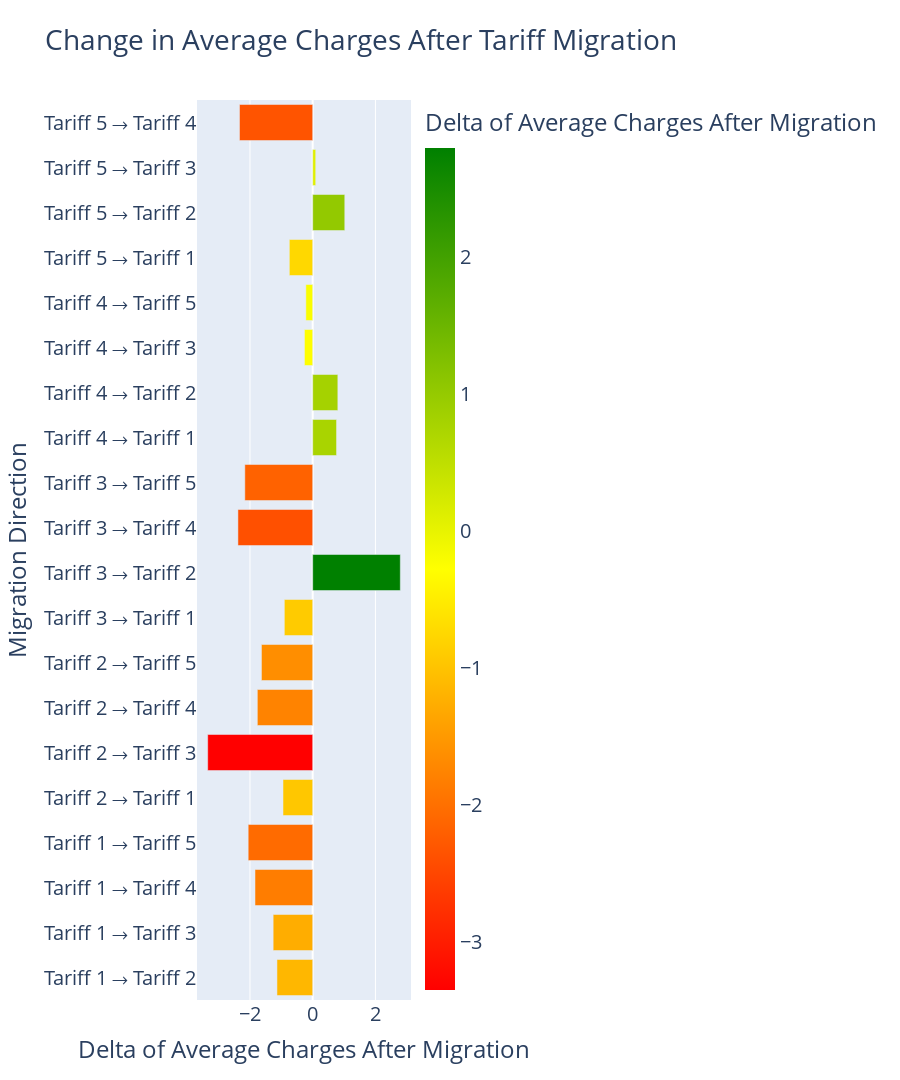

Source (notebook cell):
### Code cell
# Bar plot for created average monthly charge change dataset
fig = px.bar(
    charges_change_df_agg,
    x='DELTA_CHARGE',
    y=charges_change_df_agg.apply(lambda x: f"Tariff {int(x['TARIFF_PLAN_ID'])} → Tariff {int(x['MIGRATION_TARIFF'])}", axis=1),
    orientation='h',
    color='DELTA_CHARGE',
    color_continuous_scale=['red', 'yellow', 'green'],
    title='Change in Average Charges After Tariff Migration',
    labels={'DELTA_CHARGE': 'Delta of Average Charges After Migration', 'y': 'Migration Direction'}
)
fig.update_layout(
    xaxis_title='Delta of Average Charges After Migration', 
    yaxis_title='Migration Direction',
    height=1080,
    font=dict(size=20)
)
fig.show()

### Figure 1 — Plotly figure (JSON) as saved in the notebook; plotly's stock layout.template omitted (floating-point values rounded to 4 significant figures)
{"data": [{"alignmentgroup": "True", "hovertemplate": "Delta of Average Charges After Migration=%{marker.color}<br>Migration Direction=%{y}<extra></extra>", "legendgroup": "", "marker": {"color": [-1.139, -1.261, -1.84, -2.057, -0.9469, -3.348, -1.765, -1.634, -0.9044, 2.793, -2.384, -2.164, 0.7604, 0.8014, -0.2631, -0.2185, -0.7452, 1.023, 0.09563, -2.334], "coloraxis": "coloraxis", "pattern": {"shape": ""}}, "name": "", "offsetgroup": "", "orientation": "h", "showlegend": false, "textposition": "auto", "type": "bar", "x": [-1.139, -1.261, -1.84, -2.057, -0.9469, -3.348, -1.765, -1.634, -0.9044, 2.793, -2.384, -2.164, 0.7604, 0.8014, -0.2631, -0.2185, -0.7452, 1.023, 0.09563, -2.334], "xaxis": "x", "y": ["Tariff 1 → Tariff 2", "Tariff 1 → Tariff 3", "Tariff 1 → Tariff 4", "Tariff 1 → Tariff 5", "Tariff 2 → Tariff 1", "Tariff 2 → Tariff 3", "Tariff 2 → Tariff 4", "Tariff 2 → Tariff 5", "Tariff 3 → Tariff 1", "Tariff 3 → Tariff 2", "Tariff 3 → Tariff 4", "Tariff 3 → Tariff 5", "Tariff 4 → Tariff 1", "Tariff 4 → Tariff 2", "Tariff 4 → Tariff 3", "Tariff 4 → Tariff 5", "Tariff 5 → Tariff 1", "Tariff 5 → Tariff 2", "Tariff 5 → Tariff 3", "Tariff 5 → Tariff 4"], "yaxis": "y"}], "layout": {"barmode": "relative", "coloraxis": {"colorbar": {"title": {"text": "Delta of Average Charges After Migration"}}, "colorscale": [[0, "red"], [0.5, "yellow"], [1, "green"]]}, "font": {"size": 20}, "height": 1080, "legend": {"tracegroupgap": 0}, "title": {"text": "Change in Average Charges After Tariff Migration"}, "xaxis": {"anchor": "y", "domain": [0, 1], "title": {"text": "Delta of Average Charges After Migration"}}, "yaxis": {"anchor": "x", "domain": [0, 1], "title": {"text": "Migration Direction"}}}}
